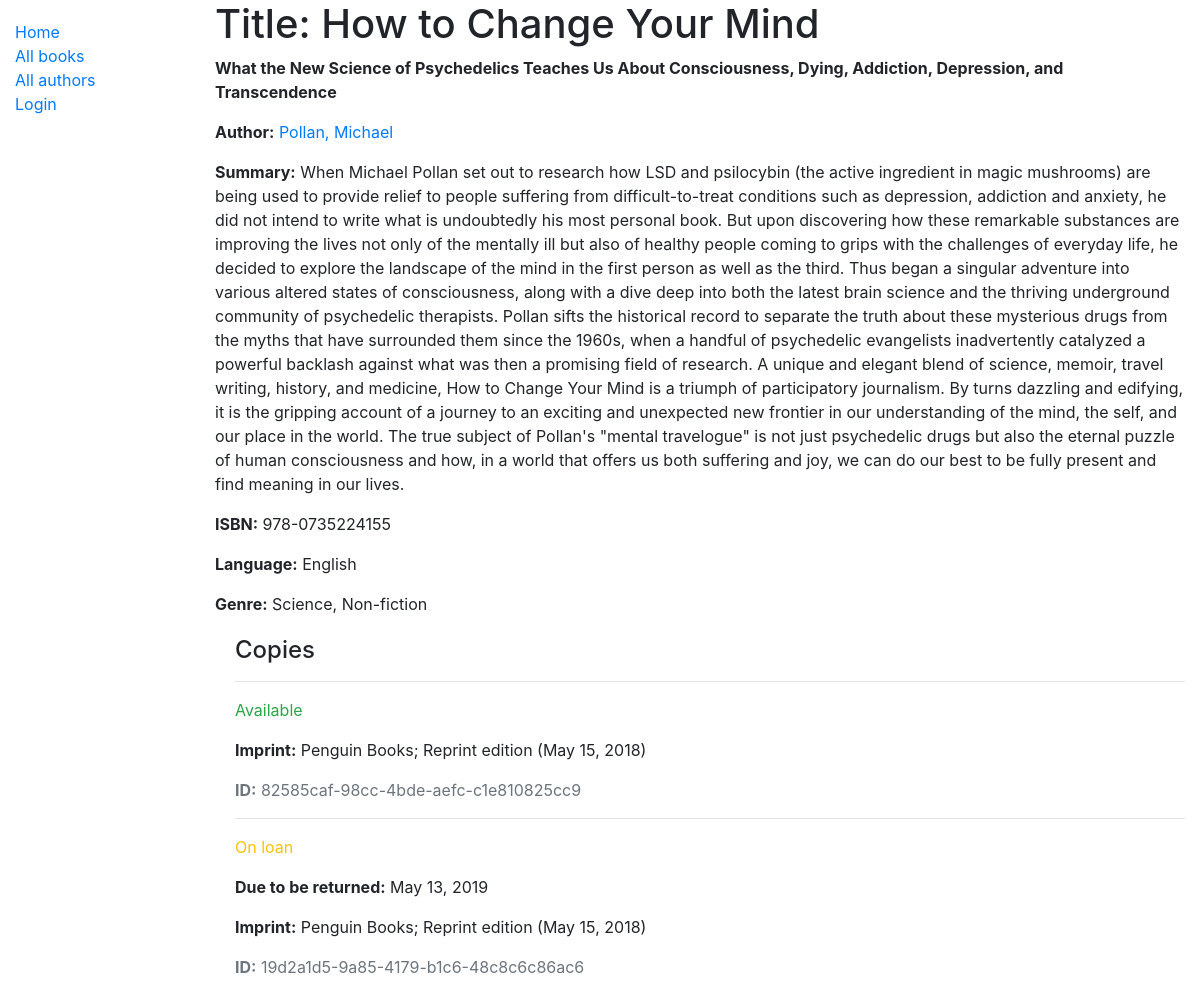
Page /catalog/book/7/ on the earlier database version.
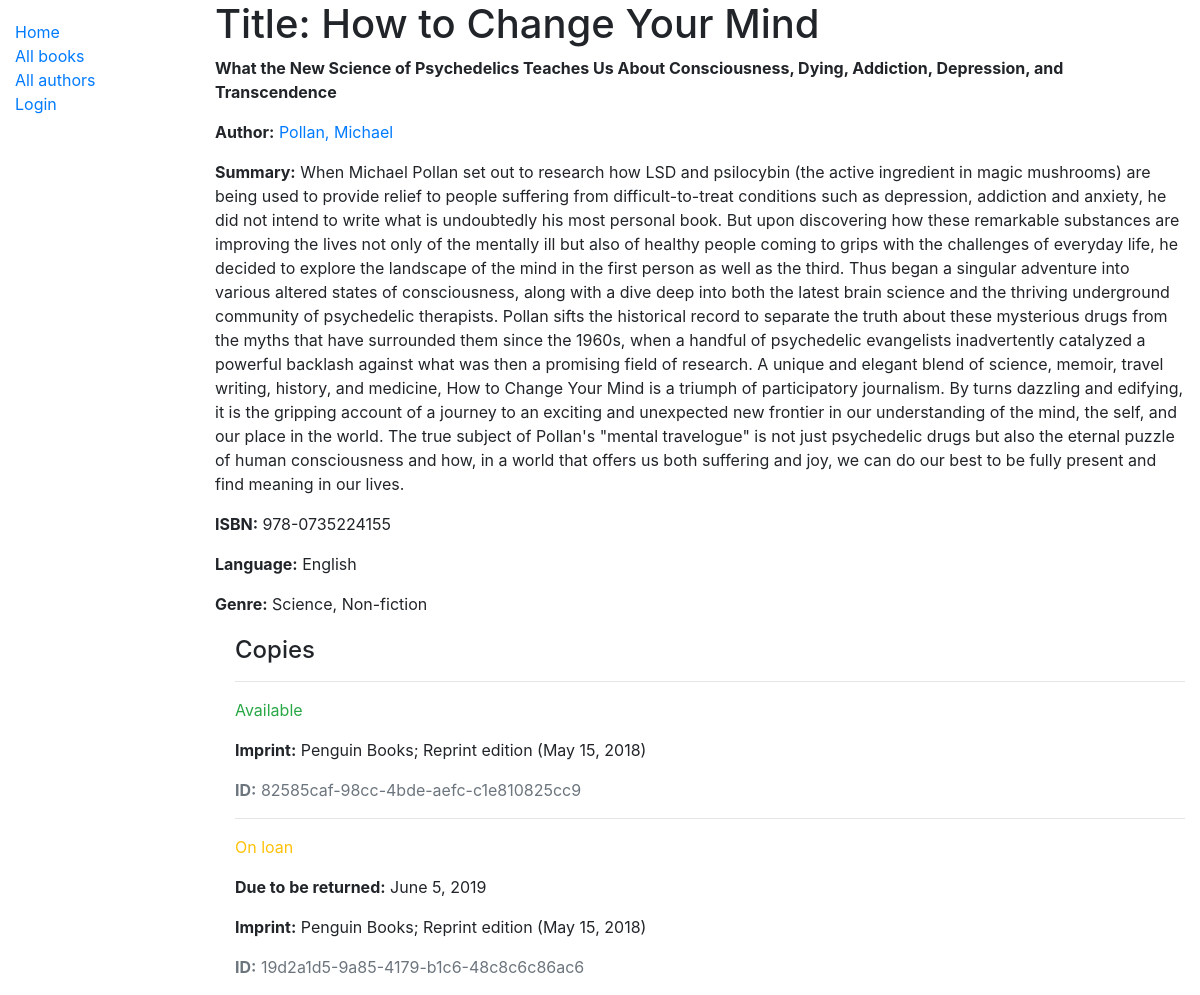
Same page on the later database version.
### catalog/models.py (models this page shows, shortened)
class BookInstance(models.Model):
    id = models.UUIDField(primary_key=True, default=uuid.uuid4,
                          help_text='Unique ID for this particular book across the whole library')
    book = models.ForeignKey('Book', on_delete=models.SET_NULL, null=True)
    imprint = models.CharField(max_length=200)
    borrower = models.ForeignKey(User, on_delete=models.SET_NULL, null=True, blank=True)
    due_back = models.DateField(null=True, blank=True)
    LOAN_STATUS = (
        ('m', 'Maintenance'),
        ('o', 'On loan'),
        ('a', 'Available'),
        ('r', 'Reserved'),
    )
    status = models.CharField(max_length=1, choices=LOAN_STATUS, blank=True,
                              default='m', help_text='Book availability')
    class Meta:
        ordering = ['due_back']
        permissions = (
            ('can_mark_returned', 'Set book as returned'),
        )

### catalog/views.py (the view)
# urls.py: path('book/<int:pk>/', views.BookDetailView.as_view(), name='book-detail'),
class BookDetailView(generic.DetailView):
    model = Book

### catalog/models.py (called while the page is built)
    def __str__(self):
        return self.name

    def __str__(self):
        return self.name

    def __str__(self):
        return f'{self.last_name}, {self.first_name}'

### catalog/templates/catalog/book_detail.html
{% extends 'base_generic.html' %}
{% block content %}
    <h1>Title: {{ book.title }}</h1>
    {% if book.subtitle %}<p><strong>{{ book.subtitle }}</strong></p>{% endif %}
    <p><strong>Author:</strong> <a href="{% url 'author-detail' book.author.pk %}">{{ book.author }}</a></p>
    <p><strong>Summary:</strong> {{ book.summary }}</p>
    <p><strong>ISBN:</strong> {{ book.isbn }}</p>
    <p><strong>Language:</strong> {{ book.language }}</p>
    <p><strong>Genre:</strong> {% for genre in book.genre.all %}
        {{ genre }}{% if not forloop.last %}, {% endif %}{% endfor %}</p>
    <div style="margin-left:20px; margin-top:20px;">
        <h4>Copies</h4>
        {% for copy in book.bookinstance_set.all %}
            <hr>
            <p class="{% if copy.status == 'a' %}text-success{% elif copy.status == 'm' %}text-danger{% else %}text-warning{% endif %}">{{ copy.get_status_display }}</p>
            {% if copy.status != 'a' %}
                <p><strong>Due to be returned:</strong> {{ copy.due_back }}</p>
            {% endif %}
            <p><strong>Imprint:</strong> {{ copy.imprint }}</p>
            <p class="text-muted"><strong>ID:</strong> {{ copy.id }}</p>
        {% endfor %}
    </div>
{% endblock content %}

Differences in the rows shown:
changed BookInstance "On loan": due_back "May 13, 2019" → "June 5, 2019"
